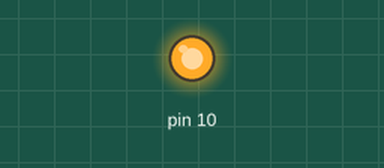
Simulated run of this sketch. Board: Arduino Uno, built with avr-gcc and run on an emulated ATmega328P. On the bench: output pins drawn as LEDs (lit = HIGH). What the sketch prints to the serial monitor is not drawn.

Above: at 0.1 s.
Timing chart, 0 to 1.6 s (numbered marks = the images above):
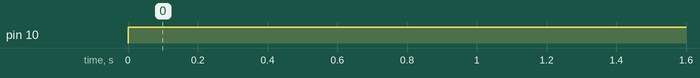

Measured:
- by itself, pin 10: LOW → HIGH at 0.00 s

The sketch:

SPI_Master.ino
```cpp
#include <SPI.h>

SPISettings conf(4000000, MSBFIRST, SPI_MODE0);
char readData[32];
char writeData[] = "I'm master!";

void setup() {
	//
	SPI.begin();
	Serial.begin(9600);
}

void loop() {
	//
	SPI.beginTransaction(conf);
	digitalWrite(10, LOW);
	// slave setup time
	delayMicroseconds(10);
	byte i = 0;
	for (; i < sizeof(writeData); i ++) {
		// data exchange
		readData[i] = SPI.transfer(writeData[i]);
		// slave interrupt extra time
		delayMicroseconds(20);
	}
	digitalWrite(10, HIGH);
	SPI.endTransaction();
	Serial.print("Received: \"");
	for (byte j = 0; j < i; j ++) {
		//
		Serial.print((char)readData[j]);
	}
	Serial.println("\"");
	delay(2000);
}
```
